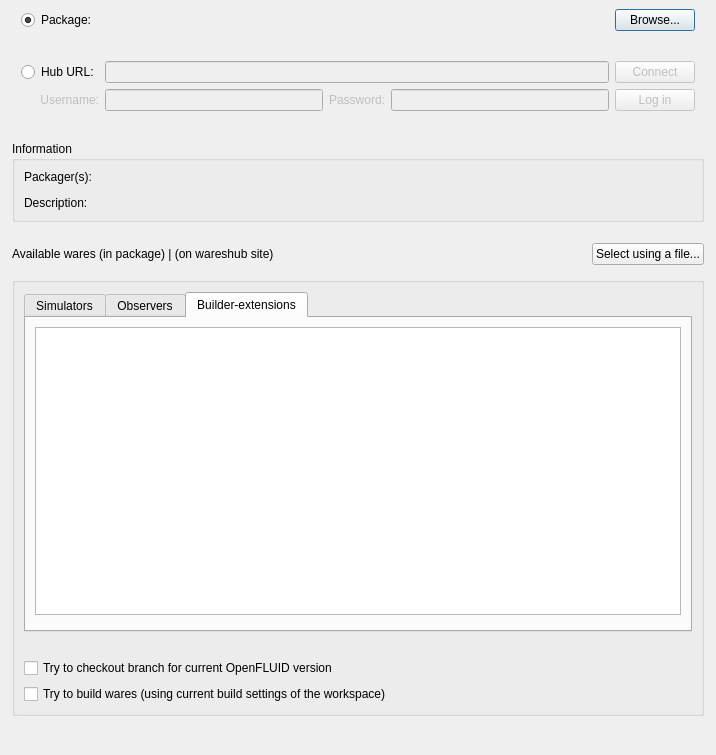
<?xml version="1.0" encoding="UTF-8"?>
<ui version="4.0">
 <class>WaresSrcImportDialog</class>
 <widget class="QDialog" name="WaresSrcImportDialog">
  <property name="geometry">
   <rect>
    <x>0</x>
    <y>0</y>
    <width>716</width>
    <height>755</height>
   </rect>
  </property>
  <property name="windowTitle">
   <string notr="true"/>
  </property>
  <property name="modal">
   <bool>true</bool>
  </property>
  <layout class="QVBoxLayout" name="verticalLayout">
   <property name="spacing">
    <number>12</number>
   </property>
   <property name="leftMargin">
    <number>0</number>
   </property>
   <property name="topMargin">
    <number>0</number>
   </property>
   <property name="rightMargin">
    <number>0</number>
   </property>
   <property name="bottomMargin">
    <number>9</number>
   </property>
   <item>
    <layout class="QVBoxLayout" name="verticalLayout_2">
     <property name="leftMargin">
      <number>12</number>
     </property>
     <property name="rightMargin">
      <number>12</number>
     </property>
     <item>
      <widget class="QWidget" name="widget" native="true">
       <layout class="QHBoxLayout" name="horizontalLayout" stretch="0,1,0">
        <item>
         <widget class="QRadioButton" name="PackageRadioButton">
          <property name="text">
           <string>Package:</string>
          </property>
          <property name="checked">
           <bool>true</bool>
          </property>
          <attribute name="buttonGroup">
           <string notr="true">SourceButtonGroup</string>
          </attribute>
         </widget>
        </item>
        <item>
         <widget class="QLabel" name="PackagePathLabel">
          <property name="styleSheet">
           <string notr="true"/>
          </property>
          <property name="text">
           <string/>
          </property>
         </widget>
        </item>
        <item>
         <widget class="QPushButton" name="PackagePathButton">
          <property name="text">
           <string>Browse...</string>
          </property>
         </widget>
        </item>
       </layout>
      </widget>
     </item>
     <item>
      <widget class="QWidget" name="WareshubWidget" native="true">
       <layout class="QVBoxLayout" name="verticalLayout_10">
        <item>
         <layout class="QGridLayout" name="gridLayout_2" columnstretch="0,0,1,0,1,0,0">
          <item row="1" column="2">
           <widget class="QLineEdit" name="UsernameLineEdit">
            <property name="enabled">
             <bool>false</bool>
            </property>
            <property name="text">
             <string/>
            </property>
           </widget>
          </item>
          <item row="1" column="1">
           <widget class="QLabel" name="UsernameLabel">
            <property name="enabled">
             <bool>false</bool>
            </property>
            <property name="text">
             <string>Username:</string>
            </property>
            <property name="alignment">
             <set>Qt::AlignRight|Qt::AlignTrailing|Qt::AlignVCenter</set>
            </property>
           </widget>
          </item>
          <item row="0" column="6">
           <widget class="QPushButton" name="HubConnectButton">
            <property name="enabled">
             <bool>false</bool>
            </property>
            <property name="text">
             <string>Connect</string>
            </property>
           </widget>
          </item>
          <item row="0" column="2" colspan="4">
           <widget class="QLineEdit" name="HubUrlLineEdit">
            <property name="enabled">
             <bool>false</bool>
            </property>
            <property name="text">
             <string/>
            </property>
           </widget>
          </item>
          <item row="0" column="0" colspan="2">
           <widget class="QRadioButton" name="HubRadioButton">
            <property name="text">
             <string>Hub URL:</string>
            </property>
            <attribute name="buttonGroup">
             <string notr="true">SourceButtonGroup</string>
            </attribute>
           </widget>
          </item>
          <item row="1" column="3">
           <widget class="QLabel" name="PasswordLabel">
            <property name="enabled">
             <bool>false</bool>
            </property>
            <property name="text">
             <string>Password:</string>
            </property>
            <property name="alignment">
             <set>Qt::AlignRight|Qt::AlignTrailing|Qt::AlignVCenter</set>
            </property>
           </widget>
          </item>
          <item row="1" column="6">
           <widget class="QPushButton" name="HubLoginButton">
            <property name="enabled">
             <bool>false</bool>
            </property>
            <property name="text">
             <string>Log in</string>
            </property>
           </widget>
          </item>
          <item row="1" column="4" colspan="2">
           <widget class="QLineEdit" name="PasswordLineEdit">
            <property name="enabled">
             <bool>false</bool>
            </property>
            <property name="text">
             <string/>
            </property>
            <property name="echoMode">
             <enum>QLineEdit::Password</enum>
            </property>
           </widget>
          </item>
         </layout>
        </item>
       </layout>
      </widget>
     </item>
    </layout>
   </item>
   <item>
    <widget class="QWidget" name="InformationWidget" native="true">
     <layout class="QVBoxLayout" name="verticalLayout_8">
      <property name="leftMargin">
       <number>12</number>
      </property>
      <property name="rightMargin">
       <number>12</number>
      </property>
      <item>
       <widget class="QGroupBox" name="groupBox_2">
        <property name="title">
         <string>Information</string>
        </property>
        <layout class="QVBoxLayout" name="verticalLayout_9">
         <item>
          <layout class="QGridLayout" name="gridLayout" columnstretch="0,1">
           <property name="spacing">
            <number>12</number>
           </property>
           <item row="0" column="0">
            <widget class="QLabel" name="label_2">
             <property name="text">
              <string>Packager(s):</string>
             </property>
            </widget>
           </item>
           <item row="1" column="0">
            <widget class="QLabel" name="label_3">
             <property name="text">
              <string>Description:</string>
             </property>
             <property name="alignment">
              <set>Qt::AlignLeading|Qt::AlignLeft|Qt::AlignTop</set>
             </property>
            </widget>
           </item>
           <item row="0" column="1">
            <widget class="QLabel" name="PackagersLabel">
             <property name="text">
              <string/>
             </property>
            </widget>
           </item>
           <item row="1" column="1">
            <widget class="QLabel" name="PackageDescriptionLabel">
             <property name="text">
              <string/>
             </property>
            </widget>
           </item>
          </layout>
         </item>
        </layout>
       </widget>
      </item>
     </layout>
    </widget>
   </item>
   <item>
    <layout class="QVBoxLayout" name="verticalLayout_6">
     <property name="leftMargin">
      <number>12</number>
     </property>
     <property name="rightMargin">
      <number>12</number>
     </property>
     <item>
      <layout class="QHBoxLayout" name="horizontalLayout_3" stretch="1,0">
       <item>
        <widget class="QLabel" name="AvailableWaresLabel">
         <property name="text">
          <string>Available wares (in package) | (on wareshub site)</string>
         </property>
        </widget>
       </item>
       <item>
        <widget class="QPushButton" name="SelectFromFileButton">
         <property name="text">
          <string>Select using a file...</string>
         </property>
        </widget>
       </item>
      </layout>
     </item>
     <item>
      <widget class="QGroupBox" name="WaresGroupBox">
       <property name="title">
        <string notr="true"/>
       </property>
       <layout class="QVBoxLayout" name="verticalLayout_7">
        <property name="leftMargin">
         <number>9</number>
        </property>
        <property name="rightMargin">
         <number>9</number>
        </property>
        <item>
         <widget class="QTabWidget" name="WaresTabWidget">
          <property name="currentIndex">
           <number>2</number>
          </property>
          <widget class="QWidget" name="tab">
           <attribute name="title">
            <string>Simulators</string>
           </attribute>
           <layout class="QVBoxLayout" name="verticalLayout_3">
            <item>
             <widget class="QListWidget" name="SimListWidget"/>
            </item>
            <item>
             <widget class="openfluid::ui::waresdev::WaresImportFilterWidget" name="SimFilterWidget" native="true"/>
            </item>
           </layout>
          </widget>
          <widget class="QWidget" name="tab_3">
           <attribute name="title">
            <string>Observers</string>
           </attribute>
           <layout class="QVBoxLayout" name="verticalLayout_4">
            <item>
             <widget class="QListWidget" name="ObsListWidget"/>
            </item>
            <item>
             <widget class="openfluid::ui::waresdev::WaresImportFilterWidget" name="ObsFilterWidget" native="true"/>
            </item>
           </layout>
          </widget>
          <widget class="QWidget" name="tab_2">
           <attribute name="title">
            <string>Builder-extensions</string>
           </attribute>
           <layout class="QVBoxLayout" name="verticalLayout_5">
            <item>
             <widget class="QListWidget" name="ExtListWidget"/>
            </item>
            <item>
             <widget class="openfluid::ui::waresdev::WaresImportFilterWidget" name="ExtFilterWidget" native="true"/>
            </item>
           </layout>
          </widget>
         </widget>
        </item>
        <item>
         <widget class="QLabel" name="SelectionCountLabel">
          <property name="text">
           <string/>
          </property>
         </widget>
        </item>
        <item>
         <widget class="QCheckBox" name="CheckoutCurrentVersionCheckBox">
          <property name="layoutDirection">
           <enum>Qt::LeftToRight</enum>
          </property>
          <property name="text">
           <string>Try to checkout branch for current OpenFLUID version</string>
          </property>
         </widget>
        </item>
        <item>
         <widget class="QCheckBox" name="TryBuildCheckbox">
          <property name="text">
           <string>Try to build wares (using current build settings of the workspace)</string>
          </property>
         </widget>
        </item>
       </layout>
      </widget>
     </item>
    </layout>
   </item>
   <item>
    <widget class="QWidget" name="widget_3" native="true">
     <layout class="QVBoxLayout" name="verticalLayout_13"/>
    </widget>
   </item>
  </layout>
 </widget>
 <customwidgets>
  <customwidget>
   <class>openfluid::ui::waresdev::WaresImportFilterWidget</class>
   <extends>QWidget</extends>
   <header location="global">openfluid/ui/waresdev/WaresImportFilterWidget.hpp</header>
   <container>1</container>
  </customwidget>
 </customwidgets>
 <tabstops>
  <tabstop>PackageRadioButton</tabstop>
  <tabstop>PackagePathButton</tabstop>
  <tabstop>HubRadioButton</tabstop>
  <tabstop>HubUrlLineEdit</tabstop>
  <tabstop>UsernameLineEdit</tabstop>
  <tabstop>PasswordLineEdit</tabstop>
  <tabstop>HubConnectButton</tabstop>
  <tabstop>WaresTabWidget</tabstop>
  <tabstop>SimListWidget</tabstop>
  <tabstop>ExtListWidget</tabstop>
  <tabstop>ObsListWidget</tabstop>
 </tabstops>
 <resources/>
 <connections>
  <connection>
   <sender>PackageRadioButton</sender>
   <signal>toggled(bool)</signal>
   <receiver>PackagePathButton</receiver>
   <slot>setEnabled(bool)</slot>
   <hints>
    <hint type="sourcelabel">
     <x>77</x>
     <y>73</y>
    </hint>
    <hint type="destinationlabel">
     <x>656</x>
     <y>67</y>
    </hint>
   </hints>
  </connection>
  <connection>
   <sender>PackageRadioButton</sender>
   <signal>toggled(bool)</signal>
   <receiver>PackagePathLabel</receiver>
   <slot>setEnabled(bool)</slot>
   <hints>
    <hint type="sourcelabel">
     <x>97</x>
     <y>79</y>
    </hint>
    <hint type="destinationlabel">
     <x>139</x>
     <y>78</y>
    </hint>
   </hints>
  </connection>
  <connection>
   <sender>HubRadioButton</sender>
   <signal>toggled(bool)</signal>
   <receiver>InformationWidget</receiver>
   <slot>setHidden(bool)</slot>
   <hints>
    <hint type="sourcelabel">
     <x>28</x>
     <y>120</y>
    </hint>
    <hint type="destinationlabel">
     <x>60</x>
     <y>202</y>
    </hint>
   </hints>
  </connection>
 </connections>
 <buttongroups>
  <buttongroup name="SourceButtonGroup"/>
 </buttongroups>
</ui>
